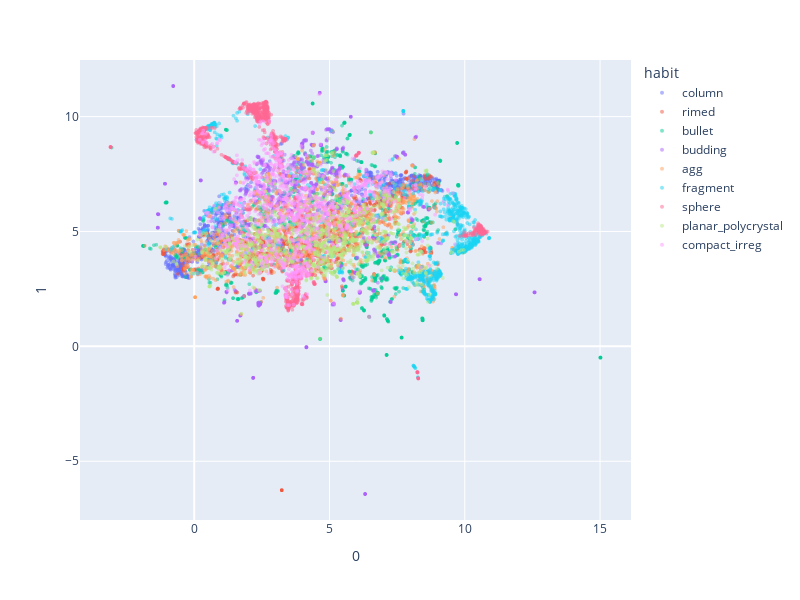

Source (notebook cell):
### Markdown cell above
# Reduce to 2D and plot

### Code cell
umap_2d = UMAP(n_components=2, init='random', random_state=0)
proj_2d = umap_2d.fit_transform(features)

fig_2d = px.scatter(
    proj_2d, x=0, y=1,
    width = 800, height = 600, 
    color=df.habit, labels={'color': 'habit'}
)
fig_2d.update_traces(marker_size=4, opacity=0.5)
fig_2d.show()

### Figure 1 — Plotly figure (JSON) as saved in the notebook; plotly's stock layout.template omitted (floating-point values rounded to 4 significant figures; data arrays with more than 128 entries replaced by an {"elided": "..."} marker saying what was removed)
{"data": [{"hovertemplate": "habit=column<br>0=%{x}<br>1=%{y}<extra></extra>", "legendgroup": "column", "marker": {"color": "#636efa", "size": 4, "symbol": "circle"}, "mode": "markers", "name": "column", "opacity": 0.5, "showlegend": true, "type": "scattergl", "x": {"elided": "1169 float values"}, "xaxis": "x", "y": {"elided": "1169 float values"}, "yaxis": "y"}, {"hovertemplate": "habit=rimed<br>0=%{x}<br>1=%{y}<extra></extra>", "legendgroup": "rimed", "marker": {"color": "#EF553B", "size": 4, "symbol": "circle"}, "mode": "markers", "name": "rimed", "opacity": 0.5, "showlegend": true, "type": "scattergl", "x": {"elided": "1226 float values"}, "xaxis": "x", "y": {"elided": "1226 float values"}, "yaxis": "y"}, {"hovertemplate": "habit=bullet<br>0=%{x}<br>1=%{y}<extra></extra>", "legendgroup": "bullet", "marker": {"color": "#00cc96", "size": 4, "symbol": "circle"}, "mode": "markers", "name": "bullet", "opacity": 0.5, "showlegend": true, "type": "scattergl", "x": {"elided": "1175 float values"}, "xaxis": "x", "y": {"elided": "1175 float values"}, "yaxis": "y"}, {"hovertemplate": "habit=budding<br>0=%{x}<br>1=%{y}<extra></extra>", "legendgroup": "budding", "marker": {"color": "#ab63fa", "size": 4, "symbol": "circle"}, "mode": "markers", "name": "budding", "opacity": 0.5, "showlegend": true, "type": "scattergl", "x": {"elided": "1194 float values"}, "xaxis": "x", "y": {"elided": "1194 float values"}, "yaxis": "y"}, {"hovertemplate": "habit=agg<br>0=%{x}<br>1=%{y}<extra></extra>", "legendgroup": "agg", "marker": {"color": "#FFA15A", "size": 4, "symbol": "circle"}, "mode": "markers", "name": "agg", "opacity": 0.5, "showlegend": true, "type": "scattergl", "x": {"elided": "1218 float values"}, "xaxis": "x", "y": {"elided": "1218 float values"}, "yaxis": "y"}, {"hovertemplate": "habit=fragment<br>0=%{x}<br>1=%{y}<extra></extra>", "legendgroup": "fragment", "marker": {"color": "#19d3f3", "size": 4, "symbol": "circle"}, "mode": "markers", "name": "fragment", "opacity": 0.5, "showlegend": true, "type": "scattergl", "x": {"elided": "1173 float values"}, "xaxis": "x", "y": {"elided": "1173 float values"}, "yaxis": "y"}, {"hovertemplate": "habit=sphere<br>0=%{x}<br>1=%{y}<extra></extra>", "legendgroup": "sphere", "marker": {"color": "#FF6692", "size": 4, "symbol": "circle"}, "mode": "markers", "name": "sphere", "opacity": 0.5, "showlegend": true, "type": "scattergl", "x": {"elided": "1225 float values"}, "xaxis": "x", "y": {"elided": "1225 float values"}, "yaxis": "y"}, {"hovertemplate": "habit=planar_polycrystal<br>0=%{x}<br>1=%{y}<extra></extra>", "legendgroup": "planar_polycrystal", "marker": {"color": "#B6E880", "size": 4, "symbol": "circle"}, "mode": "markers", "name": "planar_polycrystal", "opacity": 0.5, "showlegend": true, "type": "scattergl", "x": {"elided": "1249 float values"}, "xaxis": "x", "y": {"elided": "1249 float values"}, "yaxis": "y"}, {"hovertemplate": "habit=compact_irreg<br>0=%{x}<br>1=%{y}<extra></extra>", "legendgroup": "compact_irreg", "marker": {"color": "#FF97FF", "size": 4, "symbol": "circle"}, "mode": "markers", "name": "compact_irreg", "opacity": 0.5, "showlegend": true, "type": "scattergl", "x": {"elided": "1139 float values"}, "xaxis": "x", "y": {"elided": "1139 float values"}, "yaxis": "y"}], "layout": {"height": 600, "legend": {"title": {"text": "habit"}, "tracegroupgap": 0}, "margin": {"t": 60}, "width": 800, "xaxis": {"anchor": "y", "domain": [0, 1], "title": {"text": "0"}}, "yaxis": {"anchor": "x", "domain": [0, 1], "title": {"text": "1"}}}}
